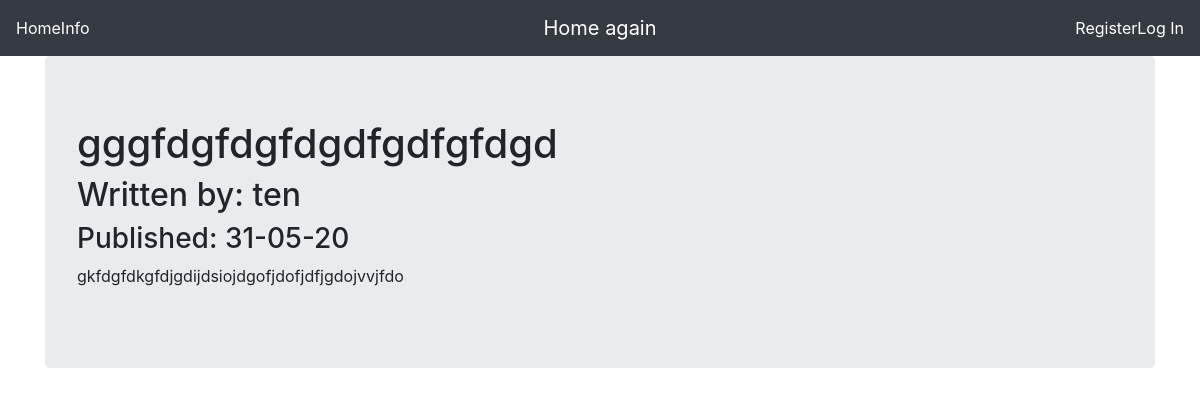
/4, run on the app's committed database.
### blog/models.py (models this page shows, shortened)
class Post(db.Model):
    users = db.relationship(User)
    id = db.Column(db.Integer, primary_key=True)
    user_id = db.Column(db.Integer, db.ForeignKey('users.id'), nullable=False)
    date = db.Column(db.DateTime, nullable=False, default=datetime.utcnow)
    title = db.Column(db.String(140), nullable=False)
    text = db.Column(db.Text, nullable=False)

class User(db.Model, UserMixin):
    __tablename__ = 'users'
    id = db.Column(db.Integer, primary_key=True)
    profile_image = db.Column(db.String(64), nullable=False, default='default2.png')
    email = db.Column(db.String(64), unique=True, index=True)
    username = db.Column(db.String(64), unique=True, index=True)
    password_hash = db.Column(db.String(128))
    posts = db.relationship('Post', backref='author', lazy=True)

### blog/blog_posts/veiws.py (the view)
@blog_posts.route('/<int:blog_post_id>')
def read_post(blog_post_id):
    blog_post = Post.query.get_or_404(blog_post_id)
    return render_template('blog_post.html', title=blog_post.title,
                           date=blog_post.date, post=blog_post)

### blog/templates/blog_post.html (shortened to what this page needs)
{% extends "base.html" %}
{% block content %}
<div class="jumbotron">
    <h1>{{post.title}}</h1>
    <h2>Written by: {{post.author.username}}</h2>
    <h3>Published: {{post.date.strftime('%d-%m-%y')}}</h3>
    <p>{{post.text}}</p>
</div>
{% endblock %}

### data on the page
Post: title "gggfdgfdgfdgdfgdfgfdgd", date "31-05-20", text "gkfdgfdkgfdjgdijdsiojdgofjdofjdfjgdojvvjfdo"
User: author.username "ten"
